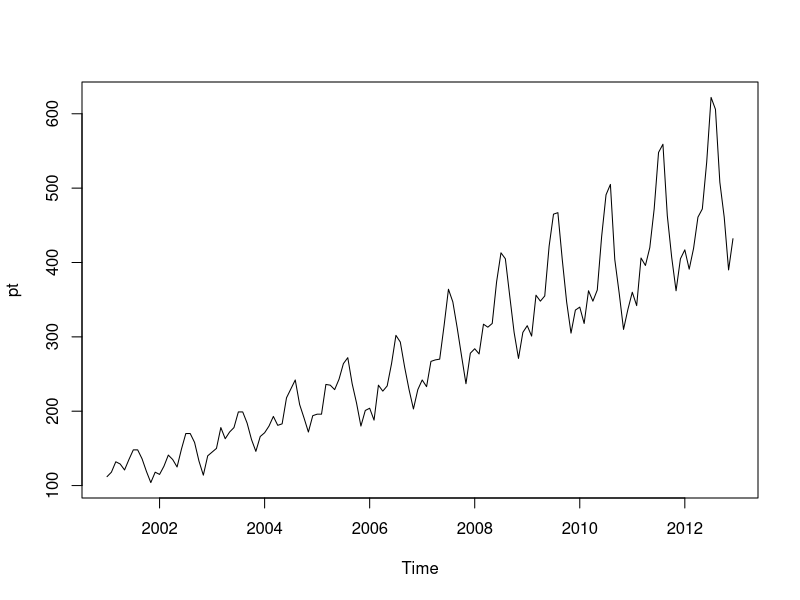
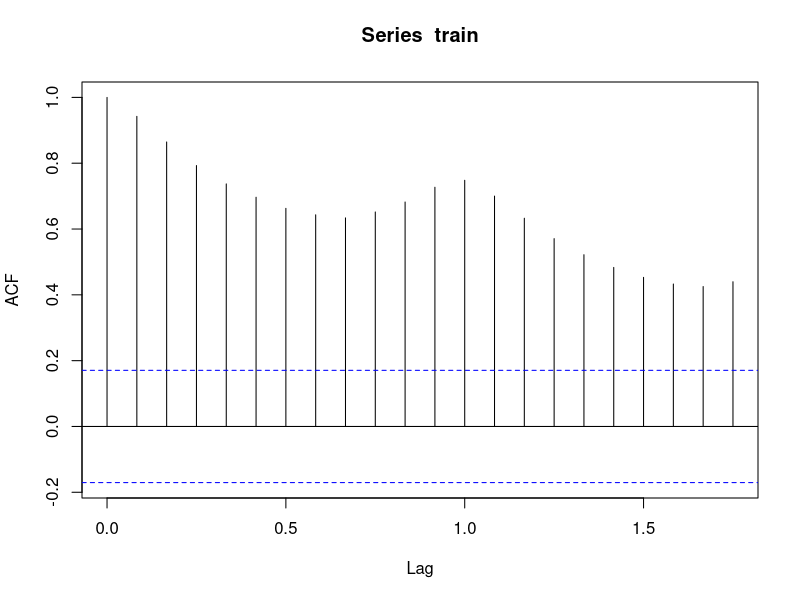
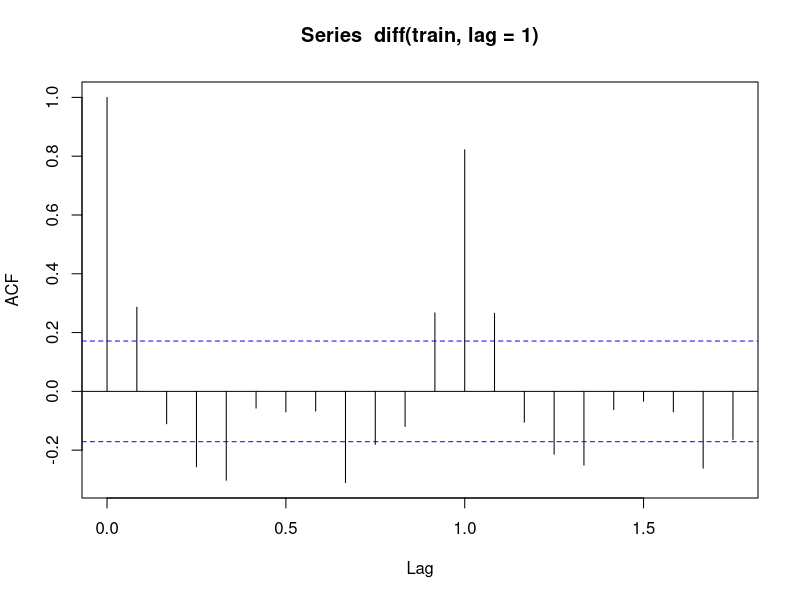
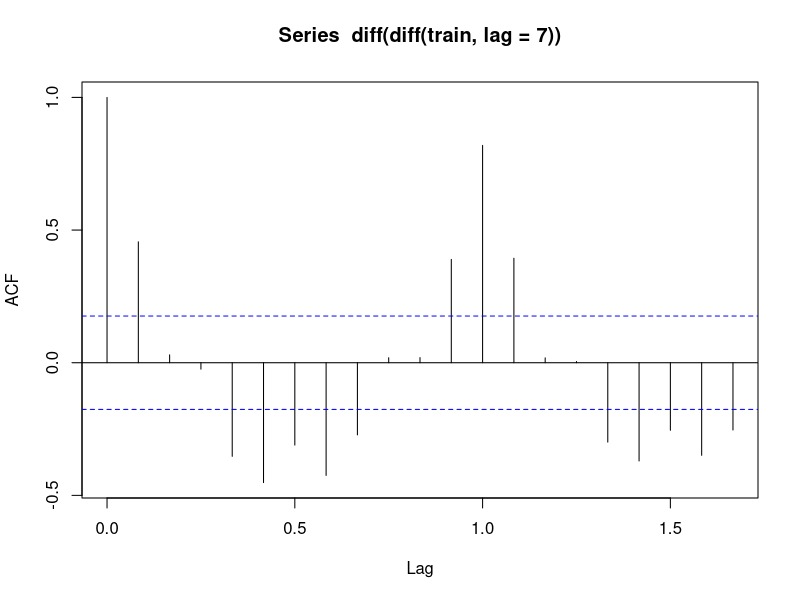
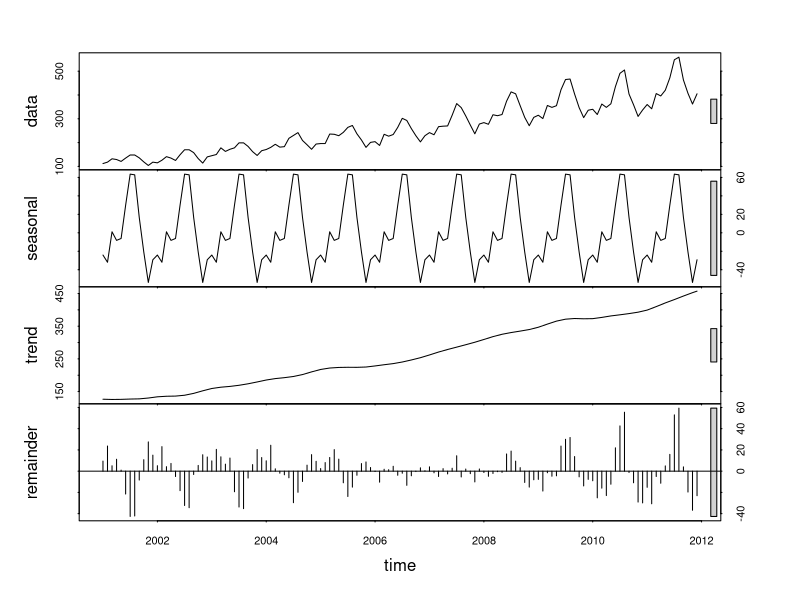

Source code (R) for these figures, in order:
wape = function(pred,test)
{ 
        len<-length(pred) 
    errSum<-sum(abs(pred[1:len]-test[1:len])) 
    corSum<-sum(test[1:len])
    result<-errSum/corSum
    result
}


mae = function(pred,test)
{ 
    errSum<-mean(abs(pred-test))     
    errSum
}

rmse = function(pred,test)
{ 
    res<- sqrt(mean((pred-test)^2) )
    res
}




passenger = read.csv('passenger.csv',header=F,sep=' ')

p<-unlist(passenger)


#把数据变成time series。  frequency=12表示以月份为单位的time series. start 表示时间开始点，可以用c(a,b,...)表示，  例如按月为单位，标准的做法是 start=c(2011,1) 表示从2011年1月开始
#如果要表示按天的，建议用 ts(p,frequency=7,start=c(1,1))  很多人喜欢用 ts(p,frequency=365,start=(2011,1))但是这样有个坏处就是没有按星期对齐
pt<-ts(p,frequency=12,start=2001) #
plot(pt)
train<-window(pt,start=2001,end=2011+11/12)
test<-window(pt,start=2012)

acf(train)
acf(diff(train,lag=1))
acf(diff(diff(train,lag=7)))


library(forecast)
pred_meanf<-meanf(train,h=12)
rmse(test,pred_meanf$mean) #226.2657

pred_naive<-naive(train,h=12)
rmse(pred_naive$mean,test)#102.9765

pred_snaive<-snaive(train,h=12)
rmse(pred_snaive$mean,test)#50.70832

pred_rwf<-rwf(train,h=12, drift=T)
rmse(pred_rwf$mean,test)#92.66636

pred_ses <- ses(train,h=12,initial='simple',alpha=0.2)
rmse(pred_ses$mean,test) #89.77035

pred_holt<-holt(train,h=12,damped=F,initial="simple",beta=0.65)
rmse(pred_holt$mean,test)#76.86677  without beta=0.65 it would be 84.41239

pred_hw<-hw(train,h=12,seasonal='multiplicative')
rmse(pred_hw$mean,test)#16.36156

fit<-ets(train)
accuracy(predict(fit,12),test) #24.390252


pred_stlf<-stlf(train)
rmse(pred_stlf$mean,test)#22.07215

plot(stl(train,s.window="periodic"))  #Seasonal Decomposition of Time Series by Loess

fit<-auto.arima(train)
accuracy(forecast(fit,h=12),test) #23.538735

ma = arima(train, order = c(0, 1, 3),   seasonal=list(order=c(0,1,3), period=12))
p<-predict(ma,12)
accuracy(p$pred,test)  #18.55567
BT = Box.test(ma$residuals, lag=30, type = "Ljung-Box", fitdf=2)

